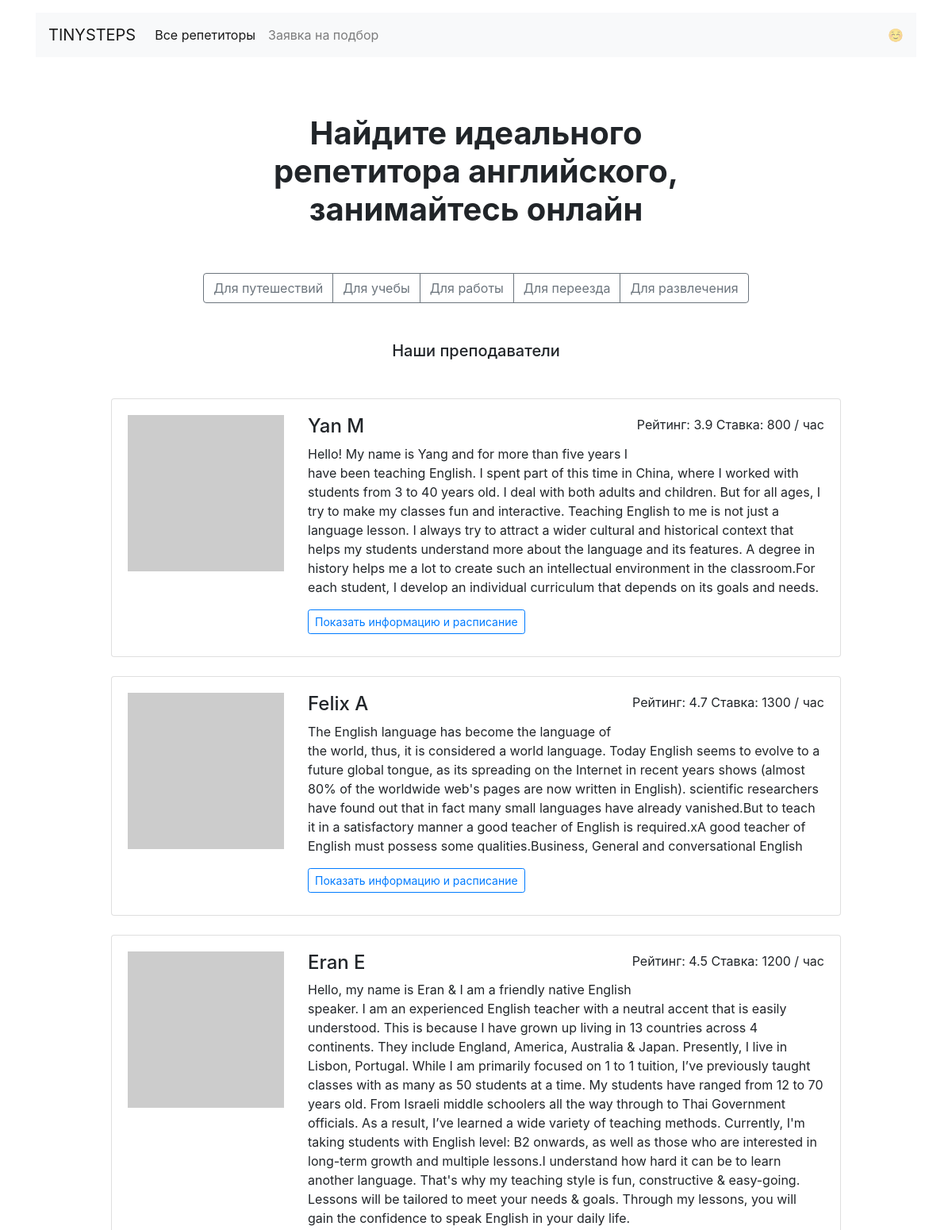
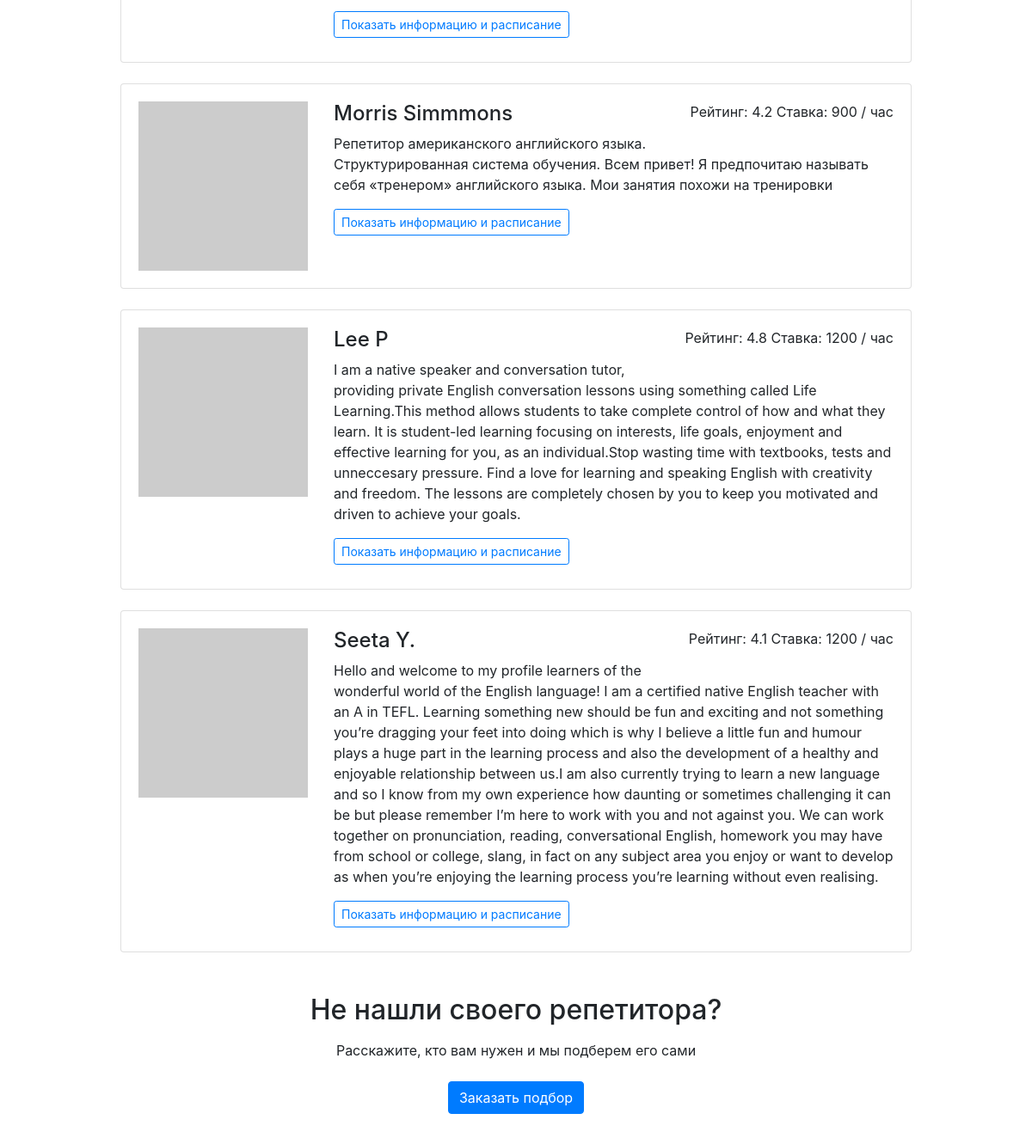
The page / on the database its author committed (2 pictures, top to bottom).
### app.py (models this page shows)
class Teacher(db.Model):
    __tablename__ = "teachers"
    id = db.Column(db.Integer, primary_key=True)
    name = db.Column(db.String, nullable=False)
    about = db.Column(db.String, nullable=False)
    rating = db.Column(db.Float, nullable=False)
    picture = db.Column(db.String, nullable=False)
    price = db.Column(db.Integer, nullable=False)
    goals = db.Column(db.String, nullable=False)
    free = db.Column(db.JSON)
    bookings = db.relationship("Booking")

### app.py (the view)
@app.route('/')
def render_main():
    teachers_list = db.session.query(Teacher).all()
    return render_template('index.html', teachers=sample(teachers_list, 6), goals=goals)

### templates/index.html (shortened to what this page needs)
{% extends 'base.html' %}
  {% block container %}
  <main class="container mt-3 mb-5">
    <section>
    <h1 class="h1 text-center mx-auto mt-4 py-5"><strong>Найдите идеального <br>репетитора английского, <br>занимайтесь онлайн</strong></h1>
    <div class="text-center mb-5">
      <div class="btn-group mx-auto mb-0" role="group" aria-label="Basic example">
      {% for key, value in goals.items() %}
        <a href="/goals/{{ key }}" class="btn btn-outline-secondary">{{ value }}</a>
        {% endfor %}
      </div>
    </div>
    <h2 class="h5 text-center mb-5">Наши преподаватели</h2>
    <div class="row">
      <div class="col-12 col-lg-10 offset-lg-1 m-auto">
        {% for teacher in teachers %}
        <div class="card mb-4">
          <div class="card-body">
            <div class="row">
              <div class="col-3"><img src={{ teacher.picture }} class="img-fluid" alt=""></div>
              <div class="col-9">
                <p class="float-right">Рейтинг: {{ teacher.rating }} Ставка: {{ teacher.price }} / час</p>
                <h2 class="h4">{{ teacher.name }}</h2>
                <p>{{ teacher.about }}</p>
                <a href="/profiles/{{ teacher.id }}" class="btn btn-outline-primary btn-sm mr-3 mb-2">Показать информацию и расписание</a>
              </div>
            </div>
          </div>
        </div>
        {% endfor %}
    <h2 class="text-center mt-5 mb-3">Не нашли своего репетитора?</h2>
    <p class="text-center mb-4">Расскажите, кто вам нужен и мы подберем его сами</p>
    <div class="text-center pb-5">
        <a href="" class="btn btn-primary">Заказать подбор</a>
    </div>
  </main>
</body>
</html>
 {% endblock %}

### templates/base.html (shortened to what this page needs)
<!DOCTYPE html>
<html lang="ru">
<head>
  <link rel="stylesheet" href="https://stackpath.bootstrapcdn.com/bootstrap/4.3.1/css/bootstrap.min.css">
</head>
<body>
  <header class="container mt-3">
    <nav class="navbar navbar-expand-lg navbar-light bg-light">
      <a class="navbar-brand" href="/">TINYSTEPS</a>
      <div class="collapse navbar-collapse" id="navbarNav">
        <ul class="navbar-nav">
          <li class="nav-item active">
            <a class="nav-link" href="/all/">Все репетиторы</a>
          </li>
          <li class="nav-item">
            <a class="nav-link" href='/request/'>Заявка на подбор</a>
          </li>
        </ul>
      </div>
      <span class="navbar-text d-sm-none d-lg-block">
        ☺️
      </span>
    </nav>
  </header>
  {% block container %}
  {% endblock %}

### rows shown on the page
Teacher: rating "3.9", price "800", name "Yan M", about "Hello! My name is Yang and for more than five years I have been teaching English. I spent part of this time in China, where I worked with students from 3 to 40 years old. I deal with both adults and children. But for all ages, I try to make my classes fun and interactive. Teaching English to me is not just a language lesson. I always try to attract a wider cultural and historical context that helps my students understand more about the language and its features. A degree in history helps me a lot to create such an intellectual environment in the classroom.For each student, I develop an individual curriculum that depends on its goals and needs."
Teacher: rating "4.7", price "1300", name "Felix A", about "The English language has become the language of the world, thus, it is considered a world language. Today English seems to evolve to a future global tongue, as its spreading on the Internet in recent years shows (almost 80% of the worldwide web's pages are now written in English). scientific researchers have found out that in fact many small languages have already vanished.But to teach it in a satisfactory manner a good teacher of English is required.xA good teacher of English must possess some qualities.Business, General and conversational English"
Teacher: rating "4.5", price "1200", name "Eran E", about "Hello, my name is Eran & I am a friendly native English speaker. I am an experienced English teacher with a neutral accent that is easily understood. This is because I have grown up living in 13 countries across 4 continents. They include England, America, Australia & Japan. Presently, I live in Lisbon, Portugal. While I am primarily focused on 1 to 1 tuition, I’ve previously taught classes with as many as 50 students at a time. My students have ranged from 12 to 70 years old. From Israeli middle schoolers all the way through to Thai Government officials. As a result, I’ve learned a wide variety of teaching methods. Currently, I'm taking students with English level: B2 onwards, as well as…"
Teacher: rating "4.2", price "900", name "Morris Simmmons", about "Репетитор американского английского языка. Структурированная система обучения. Всем привет! Я предпочитаю называть себя «тренером» английского языка. Мои занятия похожи на тренировки"
Teacher: rating "4.8", price "1200", name "Lee P", about "I am a native speaker and conversation tutor, providing private English conversation lessons using something called Life Learning.This method allows students to take complete control of how and what they learn. It is student-led learning focusing on interests, life goals, enjoyment and effective learning for you, as an individual.Stop wasting time with textbooks, tests and unneccesary pressure. Find a love for learning and speaking English with creativity and freedom. The lessons are completely chosen by you to keep you motivated and driven to achieve your goals."
Teacher: rating "4.1", price "1200", name "Seeta Y.", about "Hello and welcome to my profile learners of the wonderful world of the English language! I am a certified native English teacher with an A in TEFL. Learning something new should be fun and exciting and not something you’re dragging your feet into doing which is why I believe a little fun and humour plays a huge part in the learning process and also the development of a healthy and enjoyable relationship between us.I am also currently trying to learn a new language and so I know from my own experience how daunting or sometimes challenging it can be but please remember I’m here to work with you and not against you. We can work together on pronunciation, reading, conversational English,…"

### other values the page prints
{{ value }} "Для путешествий" "Для учебы" "Для работы" "Для переезда" "Для развлечения"
